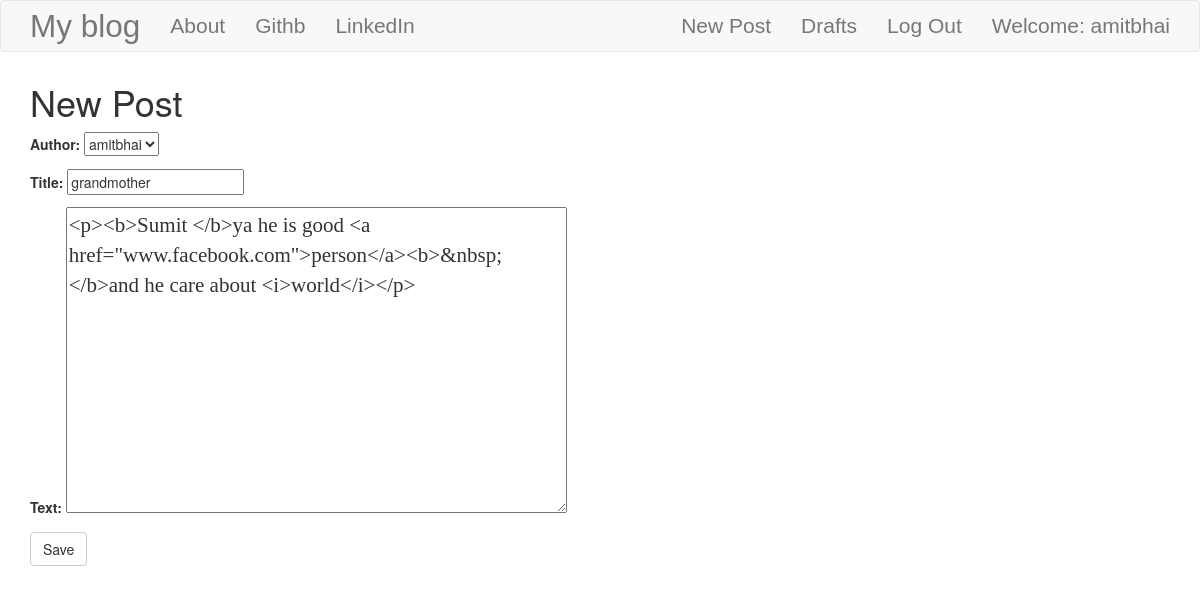
Screenshot of /post/3/edit/ (signed in) with the database file from the repository.
### blog/models.py (models this page shows, shortened)
class Post(models.Model):
    author = models.ForeignKey('auth.User')
    title = models.CharField(max_length=200)
    text = models.TextField()
    created_date = models.DateTimeField(default=timezone.now)
    published_date = models.DateTimeField(blank=True, null=True)

### blog/views.py (the view)
# urls.py: url(r'^post/(?P<pk>\d+)/edit/$',views.PostUpdateView.as_view(),name='post_edit'),
class PostUpdateView(LoginRequiredMixin,UpdateView):
    login_url = '/login/'
    redirect_field_name = 'blog/post_detail.html'
    form_class = PostForm
    model = Post

### blog/forms.py
class PostForm(forms.ModelForm):
    class Meta():
        model = Post
        fields=('author','title','text')
        widgets={
             'title':forms.TextInput(attrs={'class':'textinputclass'}),
             'text':forms.Textarea(attrs={'class':'editable medium-editor-textarea postcontent'})
        }

### blog/templates/blog/post_form.html (shortened to what this page needs)
{% extends 'blog/base.html'%}
{% block content %}
   <h1>New Post</h1>
   <form method="POST" class="post-form" >
     {{form.as_p}}
     <button type="submit" class="ssave btn btn-default">Save</button>
   </form>
{% endblock %}

### blog/templates/blog/base.html (shortened to what this page needs)
<!DOCTYPE html>
{% load staticfiles %}
<html>
  <head>
    <link rel="stylesheet" href="https://maxcdn.bootstrapcdn.com/bootstrap/3.3.7/css/bootstrap.min.css" >
     <link rel="stylesheet" href="//cdn.jsdelivr.net/npm/medium-editor@latest/dist/css/medium-editor.min.css" type="text/css" media="screen" charset="utf-8">
<link rel="stylesheet" href="{% static 'css/hello.css'%}">
  </head>
  <body>
     <nav class ="navbar navbar-default techfont custom-navbar">
       <div class="container">
         <ul class="nav navbar-nav">
           <li><a class = 'navbar-brand bigbrand' href="{% url 'post_list' %}">My blog</a></li>
           <li><a href="{%url 'about' %}">About</a></li>
           <li><a href="https://www.github.com">Githb</a></li>
           <li><a href="https://www.linkedin.com">LinkedIn</a></li>
         </ul>
         <ul  class='nav navbar-nav navbar-right'>
           {% if user.is_authenticated %}
           <li>
                      <a href="{% url 'post_new'%}">New Post</a>
           </li>
           <li>
                     <a href="{%url 'post_draft_list'%}">Drafts</a>
           </li>
             <li>
                      <a href="{%url 'logout'%}">Log Out</a>
             </li>
             <li>
                   <a>Welcome: {{ user.username }}</a>
             </li>
             {% else %}
             <li>
                   <a class='nav navbar-right' href="{% url 'login'%}"> <span class="glyph">Login</span></a>
             </li>
             {% endif %}
         </ul>
       </div>
     </nav>
<div class="content container">
  <div class="row">
    <div class="col-md-8">
      <div class="blog_posts">
        {% block content %}
        {% endblock %}
      </div>
    </div>
  </div>
</div>
  </body>
</html>

### blog/templates/static/css/hello.css (style rules this page uses)
.techfont { font-family: 'Russo One',sans-serif; font-size: 1.5em; margin-bottom: 10px; }
.postcontent { font-family: 'Montserrat'; font-size: 1.5em; }
.bigbrand { font-size: 1.5em }

### rows the page displays
Post: author "amitbhai", title "grandmother", text "<p><b>Sumit </b>ya he is good <a href=\"www.facebook.com\">person</a><b>&nbsp; </b>and he care about <i>world</i></p>"

### other values shown
{{ user.username }} "amitbhai"
